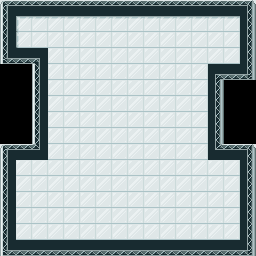

This is a level from a 2D game, rendered from its Tiled map with the project's own tilesets. A one-line summary and the complete map file follow:
An orthogonal 16x16 tile map with 16x16 px tiles, 2 tile layers (Floor, Collision).

<map version="1.2" tiledversion="1.3.1" orientation="orthogonal" renderorder="right-down" compressionlevel="-1" width="16" height="16" tilewidth="16" tileheight="16" infinite="0" nextlayerid="3" nextobjectid="1">
	<tileset firstgid="1" source="future_industry_tiles/Futuristic Industrial Tileset 16.tsx" />
	<layer id="1" name="Floor" width="16" height="16">
		<data encoding="csv">
10,10,10,10,10,10,10,10,10,10,10,10,10,10,10,10,
10,1,2,2,2,2,2,2,2,2,2,2,2,2,2,10,
10,9,10,10,10,10,10,10,10,10,10,10,10,10,10,10,
10,10,10,10,10,10,10,10,10,10,10,10,10,10,10,10,
0,0,10,10,10,10,10,10,10,10,10,10,10,10,10,10,
0,0,10,10,10,10,10,10,10,10,10,10,10,10,0,0,
0,0,10,10,10,10,10,10,10,10,10,10,10,10,0,0,
0,0,10,10,10,10,10,10,10,10,10,10,10,10,0,0,
0,0,10,10,10,10,10,10,10,10,10,10,10,10,0,0,
10,10,10,10,10,10,10,10,10,10,10,10,10,10,10,10,
10,10,10,10,10,10,10,10,10,10,10,10,10,10,10,10,
10,10,10,10,10,10,10,10,10,10,10,10,10,10,10,10,
10,10,10,10,10,10,10,10,10,10,10,10,10,10,10,10,
10,10,10,10,10,10,10,10,10,10,10,10,10,10,10,10,
10,10,10,10,10,10,10,10,10,10,10,10,10,10,10,10,
10,10,10,10,10,10,10,10,10,10,10,10,10,10,10,10
</data>
	</layer>
	<layer id="1" name="Collision" width="16" height="16">
		<data encoding="csv">
46,47,47,47,47,47,47,47,47,47,47,47,47,47,47,48,
54,0,0,0,0,0,0,0,0,0,0,0,0,0,0,56,
54,0,0,0,0,0,0,0,0,0,0,0,0,0,0,56,
62,63,44,0,0,0,0,0,0,0,0,0,0,0,0,56,
0,0,54,0,0,0,0,0,0,0,0,0,0,43,63,64,
0,0,54,0,0,0,0,0,0,0,0,0,0,56,0,0,
0,0,54,0,0,0,0,0,0,0,0,0,0,56,0,0,
0,0,54,0,0,0,0,0,0,0,0,0,0,56,0,0,
0,0,54,0,0,0,0,0,0,0,0,0,0,56,0,0,
46,47,52,0,0,0,0,0,0,0,0,0,0,51,47,48,
54,0,0,0,0,0,0,0,0,0,0,0,0,0,0,56,
54,0,0,0,0,0,0,0,0,0,0,0,0,0,0,56,
54,0,0,0,0,0,0,0,0,0,0,0,0,0,0,56,
54,0,0,0,0,0,0,0,0,0,0,0,0,0,0,56,
54,0,0,0,0,0,0,0,0,0,0,0,0,0,0,56,
62,63,63,63,63,63,63,63,63,63,63,63,63,63,63,64
</data>
	</layer>
</map>
